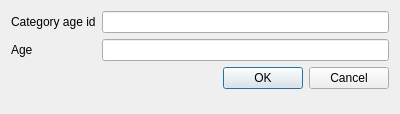
<?xml version="1.0" encoding="UTF-8"?>
<ui version="4.0">
 <class>AddAgeCategoryDialog</class>
 <widget class="QDialog" name="AddAgeCategoryDialog">
  <property name="geometry">
   <rect>
    <x>0</x>
    <y>0</y>
    <width>400</width>
    <height>114</height>
   </rect>
  </property>
  <property name="windowTitle">
   <string>Dialog</string>
  </property>
  <layout class="QFormLayout" name="formLayout">
   <item row="0" column="0">
    <widget class="QLabel" name="label">
     <property name="text">
      <string>Category age id</string>
     </property>
    </widget>
   </item>
   <item row="0" column="1">
    <widget class="QLineEdit" name="categoryAgeId"/>
   </item>
   <item row="1" column="0">
    <widget class="QLabel" name="label_2">
     <property name="text">
      <string>Age</string>
     </property>
    </widget>
   </item>
   <item row="1" column="1">
    <widget class="QLineEdit" name="age"/>
   </item>
   <item row="2" column="1">
    <widget class="QDialogButtonBox" name="buttonBox">
     <property name="orientation">
      <enum>Qt::Horizontal</enum>
     </property>
     <property name="standardButtons">
      <set>QDialogButtonBox::Cancel|QDialogButtonBox::Ok</set>
     </property>
    </widget>
   </item>
  </layout>
 </widget>
 <resources/>
 <connections>
  <connection>
   <sender>buttonBox</sender>
   <signal>accepted()</signal>
   <receiver>AddAgeCategoryDialog</receiver>
   <slot>accept()</slot>
   <hints>
    <hint type="sourcelabel">
     <x>248</x>
     <y>254</y>
    </hint>
    <hint type="destinationlabel">
     <x>157</x>
     <y>274</y>
    </hint>
   </hints>
  </connection>
  <connection>
   <sender>buttonBox</sender>
   <signal>rejected()</signal>
   <receiver>AddAgeCategoryDialog</receiver>
   <slot>reject()</slot>
   <hints>
    <hint type="sourcelabel">
     <x>316</x>
     <y>260</y>
    </hint>
    <hint type="destinationlabel">
     <x>286</x>
     <y>274</y>
    </hint>
   </hints>
  </connection>
 </connections>
</ui>
